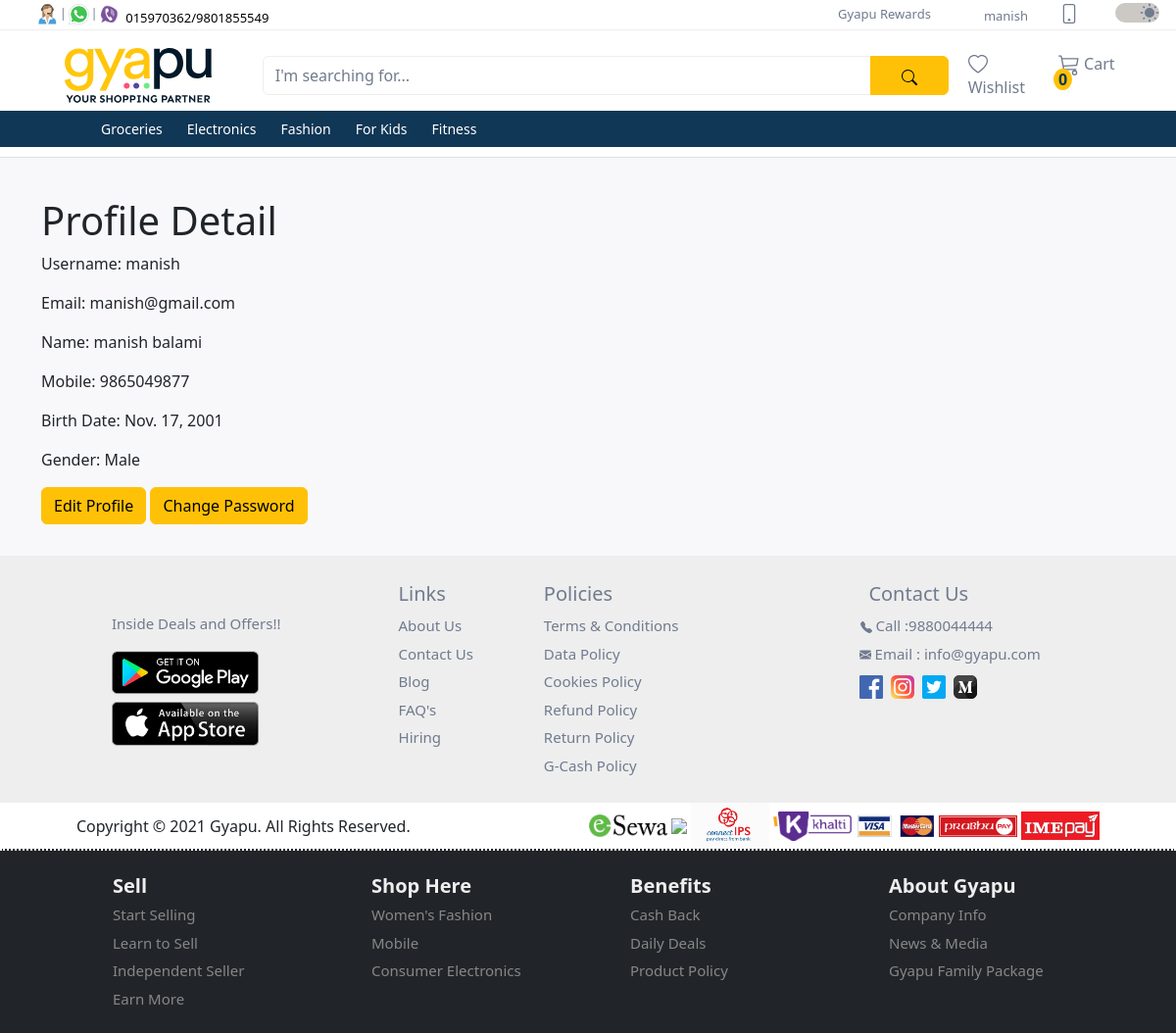
/profile/ (signed in), run on the app's committed database.
### user/models.py (models this page shows, shortened)
class CustomUser(AbstractUser):
  id = models.UUIDField(
    primary_key = True,
    default = uuid.uuid4,
    editable = False
  )
  full_name = models.CharField(max_length=50, default='Default Name')
  mobile = models.CharField(max_length=10, blank=False, null=False)

class Profile(models.Model):
  GENDER_CHOICES = (
    ('M', 'Male'),
    ('F', 'Female'),
  )
  user = models.OneToOneField(settings.AUTH_USER_MODEL, on_delete=models.CASCADE)
  birth_date = models.DateField(null=True, blank=True)
  gender = models.CharField(max_length=1, choices=GENDER_CHOICES, blank=True)

### products/models.py (models this page shows, shortened)
class Category(models.Model):
  id = models.UUIDField(
    primary_key = True,
    default = uuid.uuid4,
    editable = False
  )
  name = models.CharField(max_length=255)
  description = models.TextField(blank=True)
  parent = models.ForeignKey('self', on_delete=models.CASCADE, null=True, blank=True, related_name='children')
  class Meta:
    verbose_name_plural = 'Categories'

### user/views.py (the view)
# urls.py: path('profile/', ProfileDetailView.as_view(), name='profile_detail'),
class ProfileDetailView(LoginRequiredMixin, DetailView):
  model = Profile
  template_name = 'profile.html'
  context_object_name = 'profile'
  def get_object(self, queryset=None):
    return self.request.user.profile

### user/templates/profile.html (shortened to what this page needs)
{% extends "_base.html" %}
{% block content %}
  <div class="mb-3">
    <h1>Profile Detail</h1>
    <p>Username: {{ profile.user.username }}</p>
    <p>Email: {{ profile.user.email }}</p>
    <p>Name: {{ profile.user.full_name }}</p>
    <p>Mobile: {{ profile.user.mobile }}</p>
    {% if not user_belong_to_store %}
    <p>Birth Date: {{ profile.birth_date }}</p>
    <p>Gender: {{ profile.get_gender_display }}</p>
    {% endif %}
    <a href="{% url 'profile_update' %}" class="btn btn-warning">Edit Profile</a>
    <a href="#" class="btn btn-warning">Change Password</a>
  </div>
{% endblock content %}

### user/templates/_base.html (shortened to what this page needs)
{% load static %}
<!DOCTYPE html>
<html lang="en">
<head>
  <link href="https://cdn.jsdelivr.net/npm/bootstrap@5.3.2/dist/css/bootstrap.min.css" rel="stylesheet">
  <link rel="stylesheet" href="{% static 'css/style.css' %}">
</head>
<body>
  <nav class="navbar navbar-expand-lg first-nav">
    <div class="container-fluid d-flex">
      <div class="contact-icons ms-4 d-none d-lg-block">
        <div class="d-flex">
          <div class="d-flex">
            <div class="tooltip px-0">
              <img src="{% static "images/icons/contact.svg" %}" alt="phone">
            </div>
            <span class="pt-1">|</span>
          </div>
          <div class="d-flex">
            <div class="tooltip px-0">
              <img src="{% static "images/icons/whatsapp.png" %}" alt="whatsapp">
            </div>
            <span class="pt-1">|</span>
          </div>
          <div>
            <div class="tooltip px-0">
              <img src="{% static "images/icons/viber.png" %}" alt="viber">
            </div>
          </div>
          <div class="mt-1">
            <a class="phone-number ps-1" href="#">
              015970362/9801855549
            </a>
          </div>
        </div>
      </div>
      <div class="menu flex-grow-1">
        <div class="collapse navbar-collapse justify-content-end" id="collapsibleNavbar">
          <ul class="navbar-nav">
            <li class="nav-item">
              <a class="nav-link py-0" href="#">Gyapu Rewards</a>
            </li>
            <li class="nav-item">
            </li>
          </ul>
        </div>
      </div>
      <div class="accessibilities">
        <div class="d-flex justify-content-end">
          {% if user.is_authenticated %}
            <div class="tooltip mx-3">
              <a href="{% url 'profile_detail' %}">{{ user.username }}</a>
            </div>
          {% else %}
            <div class="d-flex mx-3">
              <a href="{% url "register" %}">Login/Register</a>
            </div>
          {% endif %}
          <div class="tooltip qrtooltip mx-3">
            <a class="nav-link" href="#">
            </a>
          </div>
          <div class="switch">
            <div class="form-check form-switch ms-3">
              <input class="form-check-input" type="checkbox" id="toggleswitch" value="yes" checked>
            </div>
          </div>
        </div>
      </div>
    </div>
  </nav>
  <nav class="navbar navbar-expand-xl d-flex flex-column second-nav" id="secondNav">
    <div class="container">
      <div class="d-flex flex-row container-fluid gyapu-head">
        <a class="navbar-brand" href="
          {% if not user_belong_to_store %}
            {% url 'home' %}
          {% else %}
            {% url 'store_dashboard' %}
          {% endif %}
        ">
          <img class="img-fluid" id="gyapu-head" src="{% static "images/gyapu-header-lightmode.svg" %}" alt="gyapu brand logo">
        </a>
        <form class="input-group mt-3 mb-3">
          <input type="text" class="form-control" placeholder="I'm searching for...">
          <button class="btn btn-warning" type="submit">
          </button>
        </form>
      </div>
      <div class="collapse navbar-collapse" id="mynavbar">
        <ul class="navbar-nav me-auto">
          <li class="nav-item">
            <a class="nav-link" href="javascript:void(0)">
              Wishlist
            </a>
          </li>
          {% if not user_belong_to_store %}
          <li class="nav-item">
            <div class="tooltip">
              <a class="nav-link" href="{% url 'cart_detail' %}">
                Cart
                <sup class="bg-warning cart-number">0</sup>
              </a>
            </div>
          </li>
          {% endif %}
        </ul>
      </div>
    </div>
    <div class="dropdown-nav">
      <div class="container">
        <div class="collapse navbar-collapse" id="mynavbar">
          <ul class="navbar-nav">
            {% for category in categories %}
              <li class="nav-item dropdown">
                <a class="nav-link dropbtn" href="#">{{ category.name }}</a>
              </li>
            {% endfor %}
          </ul>
        </div>
      </div>
    </div>
  </nav>
  <section class="feature-list pb-3">
    <div class="top-picks">
      <div class="container mt-3">
        {% block content %}
        {% endblock %}
      </div>
    </div>
  </section>
  <footer>
    <div class="contacts">
      <div class="container">
        <div class="d-flex flex-wrap">
          <div class="playstore d-flex justify-content-center align-self-center flex-column mx-5 px-4">
            <p>Inside Deals and Offers!!</p>
            <div class="googleplay">
              <a href="#">
                <img src="{% static "images/googleplay.png" %}">
              </a>
            </div>
            <div class="appstore mt-2">
              <a href="#">
                <img src="{% static "images/appstore.png" %}">
              </a>
            </div>
          </div>
          <div class="links py-4 px-5">
            <p class="contact-head">Links</p>
            <ul class="list-group">
              <li class="list-group-item">
                <a href="#">About Us</a>
              </li>
              <li class="list-group-item">
                <a href="#">Contact Us</a>
              </li>
              <li class="list-group-item">
                <a href="#">Blog</a>
              </li>
              <li class="list-group-item">
                <a href="#">FAQ's</a>
              </li>
              <li class="list-group-item">
                <a href="#">Hiring</a>
              </li>
            </ul>
          </div>
          <div class="policies py-4 px-4">
            <p class="contact-head">Policies</p>
            <ul class="list-group">
              <li class="list-group-item">
                <a href="#">Terms & Conditions</a>
              </li>
              <li class="list-group-item">
                <a href="#">Data Policy</a>
              </li>
              <li class="list-group-item">
                <a href="#">Cookies Policy</a>
              </li>
              <li class="list-group-item">
                <a href="#">Refund Policy</a>
              </li>
              <li class="list-group-item">
                <a href="#">Return Policy</a>
              </li>
              <li class="list-group-item">
                <a href="#">G-Cash Policy</a>
              </li>
            </ul>
          </div>
          <div class="contact-us flex-grow-1 py-4 px-4">
            <p class="contact-head d-flex justify-content-center">Contact Us</p>
            <ul class="list-group">
              <li class="list-group-item d-flex justify-content-center ms-3">
                <a href="#">
                  Call :9880044444
                </a>
              </li>
              <li class="list-group-item d-flex justify-content-center ms-5 ps-3">
                <a href="#">
                  Email : info@gyapu.com</a>
              </li>
              <li class="list-group-item d-flex justify-content-center">
                <a href="#" class="p-1">
                  <img src="{% static "images/icons/facebook.png" %}">
                </a>
                <a href="#" class="p-1">
                  <img src="{% static "images/icons/instagram.png" %}">
                </a>
                <a href="#" class="p-1">
                  <img src="{% static "images/icons/twitter.png" %}">
                </a>
                <a href="#" class="p-1">
                  <img src="{% static "images/icons/medium.png" %}">
                </a>
              </li>
            </ul>
          </div>
        </div>
      </div>
    </div>
    <div class="mid-footer">
      <div class="container-md px-5">
        <div class="d-flex align-items-center justify-content-between flex-wrap flex-sm-row-reverse">
          <div class="digital-pay">
            <img src="{% static "images/logos/esewa.jpg" %}">
            <img src="{% static "images/logos/fonepay.com-3905626534" %}">
            <img src="{% static "images/logos/ips.jpg" %}">
            <img src="{% static "images/logos/khalti.png" %}">
            <img src="{% static "images/logos/visa.webp" %}">
            <img src="{% static "images/logos/prabhupay.png" %}">
            <img src="{% static "images/logos/ime.jpg" %}">
          </div>
          <div class="copyright">
            <p class="mb-0">Copyright © 2021 Gyapu. All Rights Reserved.</p>
          </div>
        </div>
      </div>
    </div>
    <div class="sitemap">
      <div class="container p-3">
        <div class="row ps-5 ms-3">
          <div class="col-6 col-xl-3">
            <p class="sitemap-head">Sell</p>
            <ul class="list-group">
              <li class="list-group-item">
                <a href="#">Start Selling</a>
              </li>
              <li class="list-group-item">
                <a href="#">Learn to Sell</a>
              </li>
              <li class="list-group-item">
                <a href="#">Independent Seller</a>
              </li>
              <li class="list-group-item">
                <a href="#">Earn More</a>
              </li>
            </ul>
          </div>
          <div class="col-6 col-xl-3">
            <p class="sitemap-head">Shop Here</p>
            <ul class="list-group">
              <li class="list-group-item">
                <a href="#">Women's Fashion</a>
              </li>
              <li class="list-group-item">
                <a href="#">Mobile</a>
              </li>
              <li class="list-group-item">
                <a href="#">Consumer Electronics</a>
              </li>
            </ul>
          </div>
          <div class="col-6 col-xl-3">
            <p class="sitemap-head">Benefits</p>
            <ul class="list-group">
              <li class="list-group-item">
                <a href="#">Cash Back</a>
              </li>
              <li class="list-group-item">
                <a href="#">Daily Deals</a>
              </li>
              <li class="list-group-item">
                <a href="#">Product Policy</a>
              </li>
            </ul>
          </div>
          <div class="col-6 col-xl-3">
            <p class="sitemap-head">About Gyapu</p>
            <ul class="list-group">
              <li class="list-group-item">
                <a href="#">Company Info</a>
              </li>
              <li class="list-group-item">
                <a href="#">News & Media</a>
              </li>
              <li class="list-group-item">
                <a href="#">Gyapu Family Package</a>
              </li>
            </ul>
          </div>
        </div>
      </div>
    </div>
  </footer>
</body>
</html>

### data on the page
CustomUser: username "manish"
Category: name "Groceries"
Category: name "Electronics"
Category: name "Fashion"
Category: name "For Kids"
Category: name "Fitness"
Profile: user.username "manish", user.email "manish@gmail.com", user.full_name "manish balami", user.mobile "9865049877", birth_date "Nov. 17, 2001", gender "Male"
